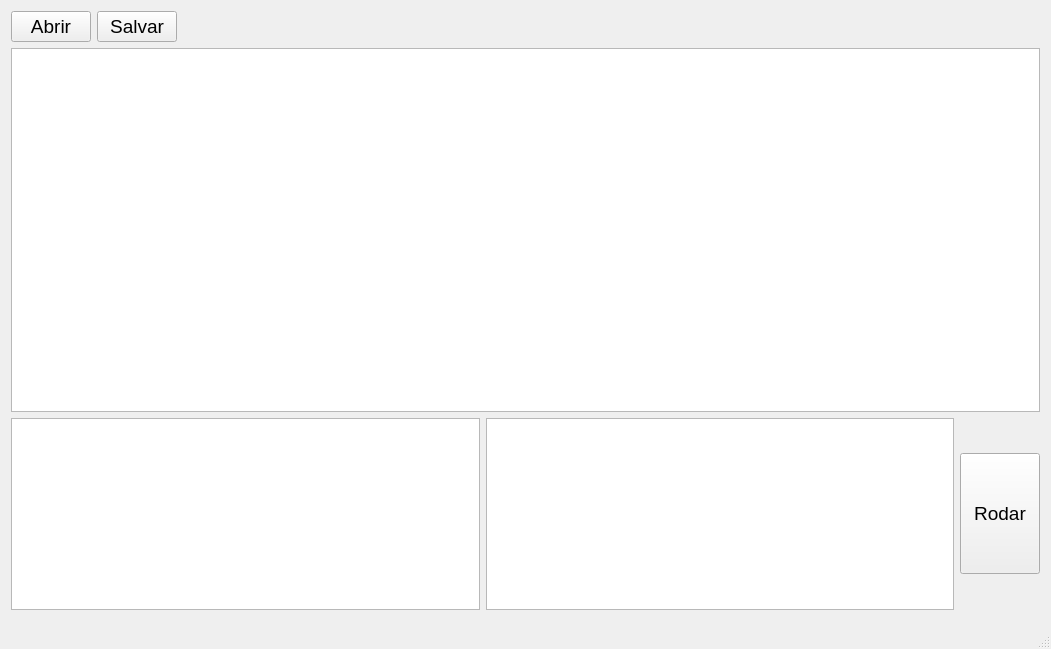
<?xml version="1.0" encoding="UTF-8"?>
<ui version="4.0">
 <class>MainWindow</class>
 <widget class="QMainWindow" name="MainWindow">
  <property name="geometry">
   <rect>
    <x>0</x>
    <y>0</y>
    <width>1051</width>
    <height>649</height>
   </rect>
  </property>
  <property name="font">
   <font>
    <pointsize>14</pointsize>
   </font>
  </property>
  <property name="windowTitle">
   <string>-.-</string>
  </property>
  <property name="autoFillBackground">
   <bool>true</bool>
  </property>
  <widget class="QWidget" name="centralWidget">
   <property name="cursor">
    <cursorShape>WhatsThisCursor</cursorShape>
   </property>
   <layout class="QGridLayout" name="gridLayout">
    <item row="0" column="0">
     <layout class="QVBoxLayout" name="verticalLayout" stretch="0,1,0">
      <item>
       <layout class="QHBoxLayout" name="horizontalLayout">
        <item>
         <widget class="QPushButton" name="Abrir">
          <property name="statusTip">
           <string extracomment="Abrir um arquivo"/>
          </property>
          <property name="text">
           <string>Abrir</string>
          </property>
         </widget>
        </item>
        <item>
         <widget class="QPushButton" name="Salvar">
          <property name="statusTip">
           <string extracomment="Salvar em um arquivo"/>
          </property>
          <property name="text">
           <string>Salvar</string>
          </property>
         </widget>
        </item>
        <item>
         <spacer name="horizontalSpacer">
          <property name="orientation">
           <enum>Qt::Horizontal</enum>
          </property>
          <property name="sizeHint" stdset="0">
           <size>
            <width>40</width>
            <height>20</height>
           </size>
          </property>
         </spacer>
        </item>
       </layout>
      </item>
      <item>
       <widget class="QTextEdit" name="Codigo">
        <property name="cursor" stdset="0">
         <cursorShape>WhatsThisCursor</cursorShape>
        </property>
       </widget>
      </item>
      <item>
       <layout class="QHBoxLayout" name="horizontalLayout_2">
        <item>
         <widget class="QTextEdit" name="Terminal">
          <property name="cursor" stdset="0">
           <cursorShape>WhatsThisCursor</cursorShape>
          </property>
          <property name="acceptDrops">
           <bool>false</bool>
          </property>
          <property name="undoRedoEnabled">
           <bool>false</bool>
          </property>
          <property name="readOnly">
           <bool>true</bool>
          </property>
          <property name="acceptRichText">
           <bool>false</bool>
          </property>
         </widget>
        </item>
        <item>
         <widget class="QTableView" name="Tabela"/>
        </item>
        <item>
         <widget class="QPushButton" name="Correr">
          <property name="minimumSize">
           <size>
            <width>0</width>
            <height>121</height>
           </size>
          </property>
          <property name="statusTip">
           <string extracomment="Testar código"/>
          </property>
          <property name="text">
           <string>Rodar</string>
          </property>
         </widget>
        </item>
       </layout>
      </item>
     </layout>
    </item>
   </layout>
  </widget>
  <widget class="QStatusBar" name="statusBar">
   <property name="enabled">
    <bool>true</bool>
   </property>
   <property name="cursor">
    <cursorShape>WhatsThisCursor</cursorShape>
   </property>
   <property name="mouseTracking">
    <bool>true</bool>
   </property>
  </widget>
 </widget>
 <layoutdefault spacing="6" margin="11"/>
 <resources/>
 <connections/>
</ui>
